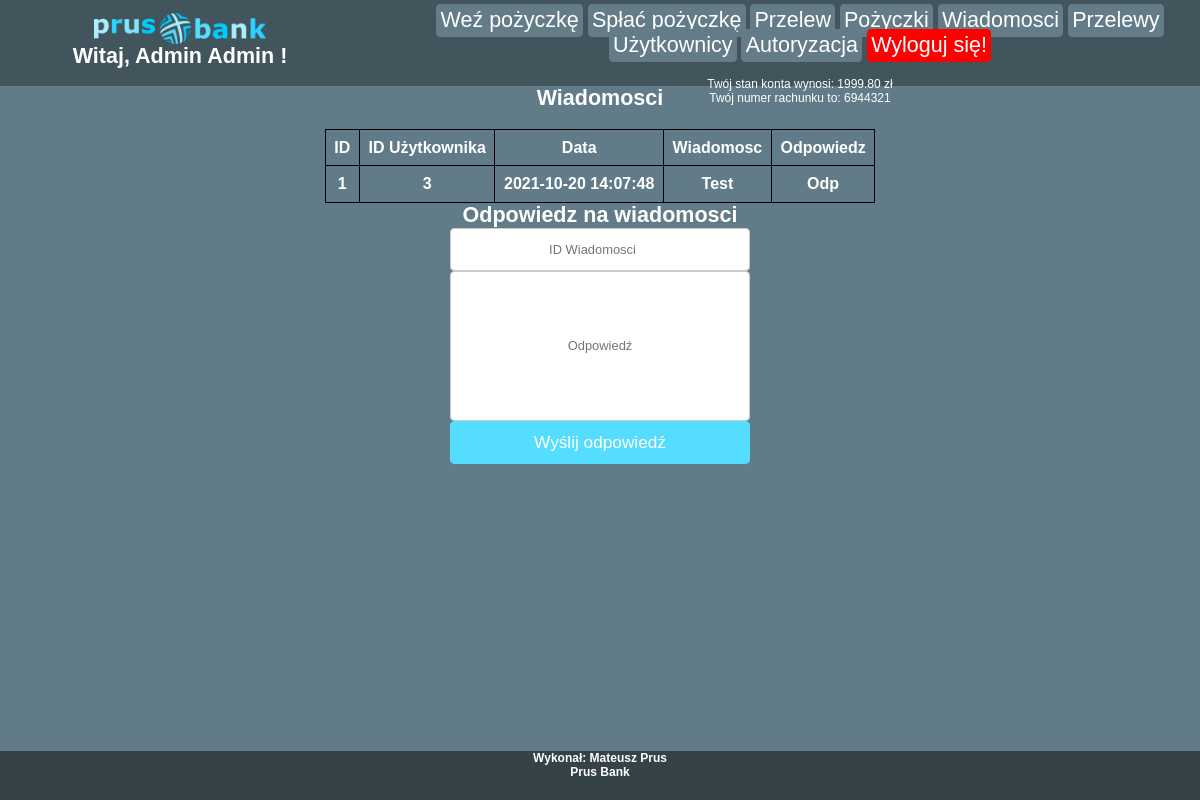
The page /wiadomosci.php (signed in) on the database its author committed.
### tables this page shows
CREATE TABLE `wiadomosci` (
  `ID` int(11) NOT NULL,
  `ID_Uzytkownika` int(11) NOT NULL,
  `Data` varchar(30) NOT NULL,
  `Wiadomosc` longtext NOT NULL,
  `Odpowiedz` longtext NOT NULL
);

### wiadomosci.php (the view, shortened to what this page needs)
<html lang="pl">
<head>
    <link rel="stylesheet" href="bankstyle.css">
</head>
<body>
    <div id="nav">
        <div id="lewo">
            <a href="./bank.php" id='home'><img src="./img/logomenu.png"></a>
            <?php
                echo "<h1>Witaj, " . $_SESSION['imie'] . " " . $_SESSION['nazwisko'] .  " !</h1><br>";
            ?>
        </div>
        <div id="prawo">
        </div>
    </div>
    <div id="tresc">
        <?php
            include './php/server.php';
            $sql = "SELECT * from wiadomosci";
            $result = mysqli_query($conn, $sql);
            if (mysqli_num_rows($result) == 0) {
                echo "<h2>Brak wiadomości!</h2>";
            } else {
                echo "<h1>Wiadomosci</h1>";
                echo "<br>";
                echo "<div id='tabelka'>";
                echo "<table>";
                echo "<tr>";
                echo "<th>ID</th>";
                echo "<th>ID Użytkownika</th>";
                echo "<th>Data</th>";
                echo "<th>Wiadomosc</th>";
                echo "<th>Odpowiedz</th>";
                echo "</tr>";
                while ($row = mysqli_fetch_assoc($result)) {
                    echo "<tr>";
                    echo "<th>" . $row["ID"];
                    echo "<th>" . $row["ID_Uzytkownika"];
                    echo "<th>" . $row["Data"];
                    echo "<th>" . $row["Wiadomosc"];
                    echo "<th>" . $row["Odpowiedz"];
                    echo "</tr>";
                }
                echo "</table>";
                echo "</div>";
                echo "<h1>Odpowiedz na wiadomosci</h1>";
                echo "<form action='./php/odpowiedz.php' method='POST' id='odpowiedz'>";
                echo "<input type='number' name='ID' placeholder='ID Wiadomosci' required>";
                echo "<input type='text' name='wiadomosc' placeholder='Odpowiedź' style='height:150px;' required>";
                echo "<button type='submit' form='odpowiedz' class='przyciski'>Wyślij odpowiedź</button>";
                echo "</form>";
            }
        ?>
    </div>
    <div id="stopka">
        <h5> Wykonał: Mateusz Prus <br>
        <h5> Prus Bank
    </div>
</body>
</html>

### bankstyle.css (style rules this page uses)
* { margin: 0; text-decoration: none; color: #ffffff; font-family: sans-serif; }
body { background: #617c88; }
img { margin-top: 1.6146393972012918vh; height: 3.8751345532831003vh; width: 21.52852529601722vh; }
h1 { font-size: 2.6910656620021527vh; }
h5 { font-size: 1.5vh; }
#nav { width: 100vw; height: 10.76426264800861vh; background-color: #42545c; }
#lewo { float: left; background-color: #42545c; text-align: center; width: 30vw; height: 10.76426264800861vh; }
#prawo { float: left; background-color: #42545c; width: 70vw; height: 10.76426264800861vh; text-align: center; }
#tresc { display: block; text-align: center; clear: both; width: 100vw; height: 83.1vh; background-color: #617c88; }
#stopka { clear:both; width: 100vw; height: 6.135629709364909vh; background-color: #354247; text-align: center; }
a { text-align: center; text-decoration: none; border-radius: 0.5382131324004306vh; color: white; padding: 0.5382131324004306vh; background-color: #637c87; font-size: 2.6910656620021527vh; }
form input { margin-left: auto; margin-right: auto; height: 5.382131324004305vh; width: 25vw; font-size: 1.6146393972012918vh; padding: 1.2917115177610334vh; border-radius: 0.5382131324004306vh; border: 0.10764262648008611vh solid #ccc; display: block; text-align: center; color: black; }
.przyciski { width: 25vw; height: 5.382131324004305vh; border-radius: 0.5382131324004306vh; border: 0.10764262648008611vh solid rgb(85,221,255); color: white; background-color: rgb(85,221,255); font-size: 2.1528525296017222vh; cursor: pointer; }
table,tr,th { border: 0.10764262648008611vh solid black; border-collapse: collapse; text-align: center; padding: 1.0764262648008611vh; }
#tabelka { display: flex; align-items: center; justify-content: center; }
#home { text-align: none; text-decoration: none; border-radius:0vh; color: white; padding: 0vh; font-size: 0vh; }

### rows shown on the page
wiadomosci: ID "1", ID_Uzytkownika "3", Data "2021-10-20 14:07:48", Wiadomosc "Test", Odpowiedz "Odp"

### other values the page prints
$_SESSION['imie'] "Admin"
$_SESSION['nazwisko'] "Admin"
$_SESSION['Stan_konta'] "1999.80"
$_SESSION['Nr_konta'] "6944321"
